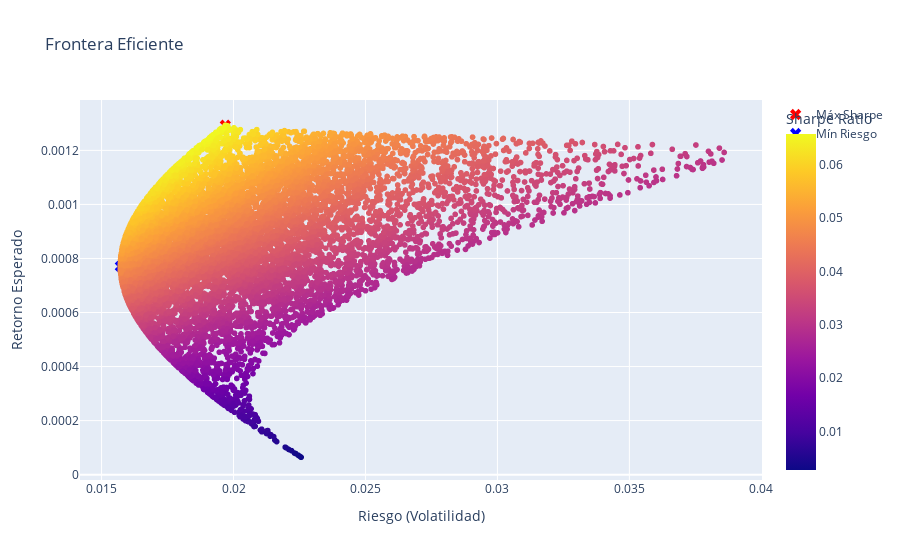

Notebook source saved alongside this figure:
### Code cell
import yfinance as yf
import numpy as np
import pandas as pd
import matplotlib.pyplot as plt

# Definir los tickers
tickers = ['ORCL', 'NEM', 'NU']

# Descargar los precios históricos de cierre ajustados
data = yf.download(tickers, start="2019-01-01", end="2024-11-25")['Adj Close']

# Calcular los retornos diarios
returns = data.pct_change().dropna()

# Calcular estadísticas básicas
mean_returns = returns.mean()
cov_matrix = returns.cov()

# Simulación de portafolios
num_portfolios = 10000
results = np.zeros((3, num_portfolios))
weights_record = []

for i in range(num_portfolios):
    # Generar pesos aleatorios
    weights = np.random.random(len(tickers))
    weights /= np.sum(weights)
    
    # Guardar los pesos
    weights_record.append(weights)
    
    # Calcular retorno esperado del portafolio
    portfolio_return = np.dot(weights, mean_returns)
    # Calcular riesgo del portafolio
    portfolio_std_dev = np.sqrt(np.dot(weights.T, np.dot(cov_matrix, weights)))
    # Calcular la relación Sharpe (supongamos tasa libre de riesgo = 0)
    sharpe_ratio = portfolio_return / portfolio_std_dev
    
    # Registrar resultados
    results[0, i] = portfolio_return
    results[1, i] = portfolio_std_dev
    results[2, i] = sharpe_ratio

# Convertir los resultados en un DataFrame
results_df = pd.DataFrame({
    'Return': results[0],
    'Risk': results[1],
    'Sharpe Ratio': results[2]
})

# Identificar el portafolio con la máxima relación Sharpe
max_sharpe_idx = results_df['Sharpe Ratio'].idxmax()
max_sharpe_portfolio = results_df.iloc[max_sharpe_idx]

# Identificar el portafolio con el mínimo riesgo
min_risk_idx = results_df['Risk'].idxmin()
min_risk_portfolio = results_df.iloc[min_risk_idx]

# Graficar la frontera eficiente
plt.figure(figsize=(10, 7))
plt.scatter(results_df['Risk'], results_df['Return'], c=results_df['Sharpe Ratio'], cmap='viridis', marker='o')
plt.colorbar(label='Sharpe Ratio')
plt.scatter(max_sharpe_portfolio['Risk'], max_sharpe_portfolio['Return'], color='red', label='Máx Sharpe', edgecolors='black')
plt.scatter(min_risk_portfolio['Risk'], min_risk_portfolio['Return'], color='blue', label='Mín Riesgo', edgecolors='black')
plt.title('Frontera Eficiente')
plt.xlabel('Riesgo (Volatilidad)')
plt.ylabel('Retorno Esperado')
plt.legend()
plt.grid()
plt.show()
import plotly.express as px

# Crear un gráfico interactivo con Plotly
fig = px.scatter(
    results_df, x='Risk', y='Return', color='Sharpe Ratio',
    title='Frontera Eficiente',
    labels={'Risk': 'Riesgo (Volatilidad)', 'Return': 'Retorno Esperado'},
    hover_data={'Risk': ':.4f', 'Return': ':.4f', 'Sharpe Ratio': ':.4f'}
)

# Añadir los puntos de máximo Sharpe y mínimo riesgo
fig.add_scatter(
    x=[max_sharpe_portfolio['Risk']], y=[max_sharpe_portfolio['Return']],
    mode='markers', marker=dict(color='red', size=10, symbol='x'),
    name='Máx Sharpe'
)
fig.add_scatter(
    x=[min_risk_portfolio['Risk']], y=[min_risk_portfolio['Return']],
    mode='markers', marker=dict(color='blue', size=10, symbol='x'),
    name='Mín Riesgo'
)

fig.show()
import matplotlib.animation as animation

# Crear una figura y un eje
fig, ax = plt.subplots(figsize=(10, 7))

# Función para actualizar el gráfico en cada frame
def update(frame):
    ax.clear()
    ax.scatter(results_df['Risk'], results_df['Return'], c=results_df['Sharpe Ratio'], cmap='viridis', marker='o')
    ax.scatter(max_sharpe_portfolio['Risk'], max_sharpe_portfolio['Return'], color='red', label='Máx Sharpe', edgecolors='black')
    ax.scatter(min_risk_portfolio['Risk'], min_risk_portfolio['Return'], color='blue', label='Mín Riesgo', edgecolors='black')
    ax.set_title('Frontera Eficiente')
    ax.set_xlabel('Riesgo (Volatilidad)')
    ax.set_ylabel('Retorno Esperado')
    ax.legend()
    ax.grid()

# Crear la animación
ani = animation.FuncAnimation(fig, update, frames=range(100), repeat=True)

# Guardar la animación como un archivo GIF
ani.save('frontera_eficiente.gif', writer='imagemagick')

# Mostrar la animación
plt.show()

### Figure 1 — Plotly figure (JSON) as saved in the notebook; plotly's stock layout.template omitted (floating-point values rounded to 4 significant figures; data arrays with more than 128 entries replaced by an {"elided": "..."} marker saying what was removed)
{"data": [{"customdata": {"elided": "10000x1 float values"}, "hovertemplate": "Riesgo (Volatilidad)=%{x:.4f}<br>Retorno Esperado=%{y:.4f}<br>Sharpe Ratio=%{marker.color:.4f}<extra></extra>", "legendgroup": "", "marker": {"color": {"elided": "10000 float values"}, "coloraxis": "coloraxis", "symbol": "circle"}, "mode": "markers", "name": "", "showlegend": false, "type": "scattergl", "x": {"elided": "10000 float values"}, "xaxis": "x", "y": {"elided": "10000 float values"}, "yaxis": "y"}, {"marker": {"color": "red", "size": 10, "symbol": "x"}, "mode": "markers", "name": "Máx Sharpe", "type": "scatter", "x": [0.01969], "y": [0.001293]}, {"marker": {"color": "blue", "size": 10, "symbol": "x"}, "mode": "markers", "name": "Mín Riesgo", "type": "scatter", "x": [0.01571], "y": [0.0007705]}], "layout": {"coloraxis": {"colorbar": {"title": {"text": "Sharpe Ratio"}}, "colorscale": [[0, "#0d0887"], [0.1111, "#46039f"], [0.2222, "#7201a8"], [0.3333, "#9c179e"], [0.4444, "#bd3786"], [0.5556, "#d8576b"], [0.6667, "#ed7953"], [0.7778, "#fb9f3a"], [0.8889, "#fdca26"], [1, "#f0f921"]]}, "legend": {"tracegroupgap": 0}, "title": {"text": "Frontera Eficiente"}, "xaxis": {"anchor": "y", "domain": [0, 1], "title": {"text": "Riesgo (Volatilidad)"}}, "yaxis": {"anchor": "x", "domain": [0, 1], "title": {"text": "Retorno Esperado"}}}}
